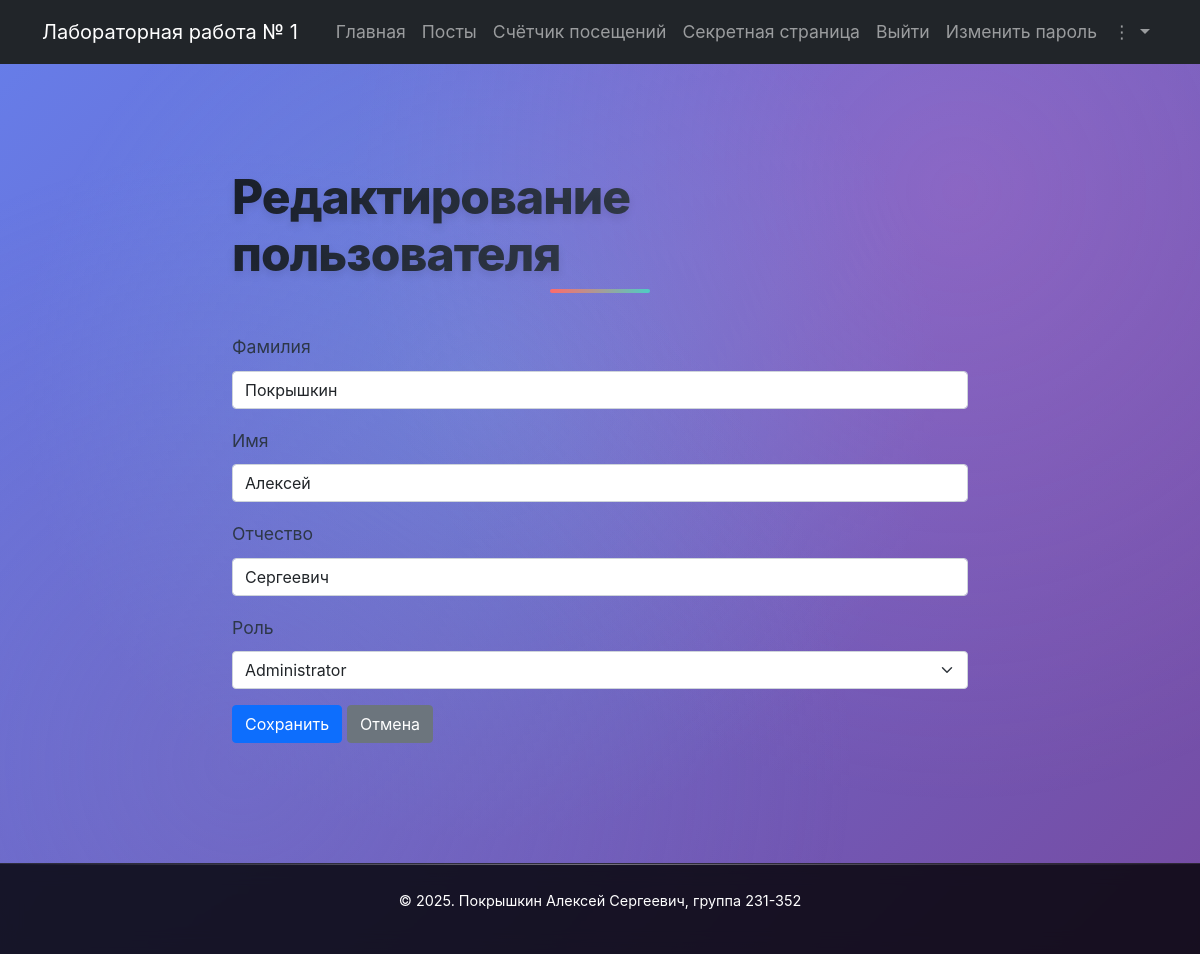
The app's page /edit_user/3 (signed in) with its own data.
### app/models.py (models this page shows, shortened)
class User(UserMixin, db.Model):
    __tablename__ = 'users'
    id = db.Column(db.Integer, primary_key=True)
    login = db.Column(db.String(64), unique=True, nullable=False)
    password_hash = db.Column(db.String(128), nullable=False)
    surname = db.Column(db.String(64))
    name = db.Column(db.String(64), nullable=False)
    patronymic = db.Column(db.String(64))
    role_id = db.Column(db.Integer, db.ForeignKey('roles.id'))
    role = db.relationship('Role', backref=db.backref('users', lazy=True))
    created_at = db.Column(db.DateTime, default=datetime.utcnow, nullable=False)

### app/app.py (the view, shortened to what this page needs)
@app.route('/edit_user/<int:user_id>', methods=['GET', 'POST'])
@login_required
@check_rights(['User'], own_allowed=True)
def edit_user(user_id):
    user = User.query.get_or_404(user_id)
    roles = Role.query.order_by(Role.name).all()
    errors = {}
    form = {}
    return render_template('edit_user.html', user=user, roles=roles, errors=errors)

### app/app.py (called while the page is built)
@login_manager.user_loader
def load_user(user_id):
    return User.query.get(int(user_id))

def check_rights(allowed_roles, own_allowed=False):
    def decorator(f):
        @wraps(f)
        def wrapper(*args, **kwargs):
            if not current_user.is_authenticated:
                return login_manager.unauthorized()
            role = current_user.role.name if current_user.role else None
            if role == 'Administrator' or role in allowed_roles:
                return f(*args, **kwargs)
            if own_allowed and kwargs.get('user_id') == current_user.id:
                return f(*args, **kwargs)
            flash("У вас недостаточно прав для доступа к данной странице.", "warning")
            return redirect(url_for('index'))
        return wrapper
    return decorator

@app.after_request
def log_visit(response):
    if request.endpoint not in ('static',) and not request.path.startswith('/visit_logs'):
        visit = VisitLog(
            path=request.path,
            user_id=current_user.id if current_user.is_authenticated else None
        )
        db.session.add(visit)
        db.session.commit()
    return response

### app/templates/edit_user.html (shortened to what this page needs)
{% extends 'base.html' %} {% import 'macros/user_form.html' as forms with
context %} {% block content %}
<div class="row">
  <div class="col-lg-8 offset-lg-2">
    <h1 class="my-5">Редактирование пользователя</h1>
    <form method="post" action="{{ url_for('edit_user', user_id=user.id) }}">
       {% set form_data = {
      'login': user.login, 'surname': user.surname, 'name': user.name,
      'patronymic': user.patronymic, 'role_id': user.role_id|string } %} {{
      forms.user_form(form_data, errors, roles, false) }}
      <button type="submit" class="btn btn-primary">Сохранить</button>
      <a href="{{ url_for('index') }}" class="btn btn-secondary">Отмена</a>
    </form>
  </div>
</div>
{% endblock %}

### app/templates/macros/user_form.html (shortened to what this page needs)
{% macro user_form(form, errors, roles, include_login) %}
  <div class="mb-3">
    <label for="surname" class="form-label">Фамилия</label>
    <input type="text" name="surname" id="surname"
           class="form-control{% if errors.surname %} is-invalid{% endif %}"
           value="{{ form.surname or '' }}">
  </div>
  <div class="mb-3">
    <label for="name" class="form-label">Имя</label>
    <input type="text" name="name" id="name"
           class="form-control{% if errors.name %} is-invalid{% endif %}"
           value="{{ form.name or '' }}">
  </div>
  <div class="mb-3">
    <label for="patronymic" class="form-label">Отчество</label>
    <input type="text" name="patronymic" id="patronymic"
           class="form-control"
           value="{{ form.patronymic or '' }}">
  </div>
  {% if current_user.is_authenticated and current_user.role and current_user.role.name == 'Administrator' %}
  <div class="mb-3">
    <label for="role_id" class="form-label">Роль</label>
    <select name="role_id" id="role_id" class="form-select{% if errors.role %} is-invalid{% endif %}">
      {% for role in roles %}
        <option value="{{ role.id }}" {% if form.role_id == role.id|string %}selected{% endif %}>
          {{ role.name }}
        </option>
      {% endfor %}
    </select>
  </div>
{% endif %}
{% endmacro %}

### app/static/styles.css (style rules this page uses)
html, body { height: 100%; margin: 0; overflow-x: hidden; }
body { font-size: 1.1rem; font-family: 'Inter', 'Segoe UI', system-ui, sans-serif; line-height: 1.8; margin: 0; padding: 0; background: linear-gradient(135deg, #667eea 0%, #764ba2 100%); display: flex; flex-direction: column; color: #2d3748; min-height: 100vh; position: relative; }
body::before { content: ''; position: fixed; top: 0; left: 0; width: 100%; height: 100%; background: radial-gradient(circle at 20% 80%, rgba(120, 119, 198, 0.3) 0%, transparent 50%), radial-gradient(circle at 80% 20%, rgba(255, 119, 198, 0.2) 0%, transparent 50%), radial-gradient(circle at 40% 40%, rgba(120, 219, 255, 0.2) 0%, transparent 50%); pointer-events: none; z-index: -1; }
h1, h2, h3 { color: #1a202c; font-weight: 800; letter-spacing: -0.02em; line-height: 1.2; }
h1 { font-size: 3rem; margin-bottom: 2rem; background: linear-gradient(135deg, #1a202c 0%, #4a5568 100%); -webkit-background-clip: text; -webkit-text-fill-color: transparent; background-clip: text; text-shadow: 0 4px 8px rgba(0, 0, 0, 0.1); position: relative; }
h1::after { content: ''; position: absolute; bottom: -10px; left: 50%; transform: translateX(-50%); width: 100px; height: 4px; background: linear-gradient(90deg, #ff6b6b, #4ecdc4); border-radius: 2px; }

### records on screen
User: surname "Покрышкин", name "Алексей", patronymic "Сергеевич"

### other values on screen
form field role_id "Administrator"
